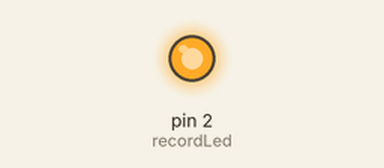
Recording of a sketch running on a simulated Arduino Uno, built for the host (arithmetic inside an expression is 32-bit, double 64-bit). Parts: output pins drawn as LEDs (lit = HIGH). Storage starts empty; what the sketch prints to the serial monitor is not drawn.

Above: at 30.0 s.
At 60.18 s:
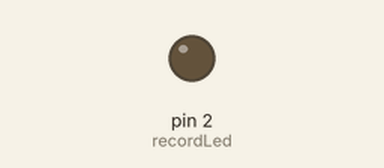
Timing chart, 0 to 78.3 s (numbered marks = the images above):
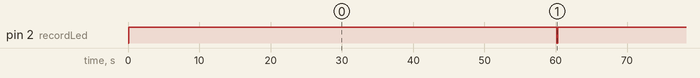

Measured:
- by itself, pin 2 (recordLed): alternates HIGH for 60.0 s and LOW for 0.16 s

The sketch:

arduinospybug.ino
```cpp
#include <TMRpcm.h>
#include <SD.h>
#include <SPI.h>
TMRpcm audio;
int file_number = 0;
char filePrefixname[50] = "spy";
char exten[10] = ".wav";
const int recordLed = 2;
const int mic_pin = A0;
const int sample_rate = 84000;

#define SD_CSPin 4
// delay function for with serial log.

void wait_min(int mins) {
  int count = 0;
  int secs = mins * 60;
  while (1) {
    Serial.print('.');
    delay(1000);
    count++;
    if (count == secs) {
      count = 0;
      break;
    }
  }
  Serial.println();
  return ;
}
void setup() {
  // put your setup code here, to run once:
  //initialises the serial connection between the arduino and any connected serial device(e.g. computer, phone, raspberry pi...)
  Serial.begin(9600);
  //Sets up the pins
  pinMode(mic_pin, INPUT);
  pinMode(recordLed, OUTPUT);
  Serial.println("loading... SD card");
  if (!SD.begin(SD_CSPin)) {
    Serial.println("An Error has occurred while mounting SD");
  }
  while (!SD.begin(SD_CSPin)) {
    Serial.print(".");
    delay(500);
  }
  audio.CSPin = SD_CSPin;
}
void loop() {
  Serial.println("####################################################################################");
  char fileSlNum[20] = "";
  itoa(file_number, fileSlNum, 10);
  char file_name[50] = "";
  strcat(file_name, filePrefixname);
  strcat(file_name, fileSlNum);
  strcat(file_name, exten);
  Serial.print("New File Name: ");
  Serial.println(file_name);
  digitalWrite(recordLed, HIGH);
  audio.startRecording(file_name, sample_rate, mic_pin);
  Serial.println("startRecording ");
  // record audio for 2mins. means , in this loop process record 2mins of audio.
  // if you need more time duration recording audio then
  // pass higher value into the wait_min(int mins) function.
  wait_min(1);
  digitalWrite(recordLed, LOW);
  audio.stopRecording(file_name);
  Serial.println("stopRecording");
  file_number++;
  Serial.println("####################################################################################");
}
```
